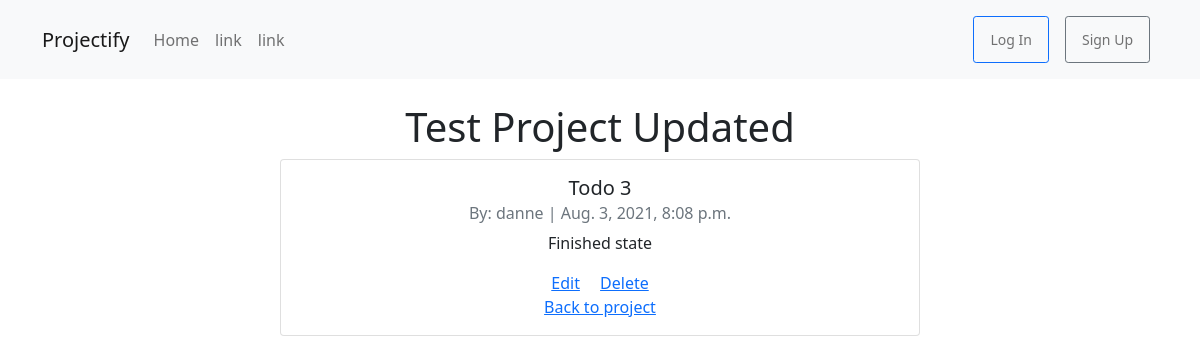
The page /projects/todo/3/detail/ on the database its author committed.
### projects/models.py (models this page shows, shortened)
class Todo(models.Model):
    project = models.ForeignKey(Project, on_delete=models.CASCADE, related_name='todos')
    title_todo = models.CharField(max_length=50)
    description_todo = models.TextField()
    creator_todo = models.ForeignKey(get_user_model(), on_delete=models.CASCADE)
    date_created_todo = models.DateTimeField(auto_now_add=True)
    state_todo = models.CharField(choices=[('Planning', 'Planning state'), ('Running', 'Running state'), ('Finished', 'Finnished state'),], default='Planning', max_length=20)

class Project(models.Model):
    title_project = models.CharField(max_length=50)
    description_project = models.TextField()
    creator_project = models.ForeignKey(get_user_model(), on_delete=models.CASCADE)
    date_created_project = models.DateTimeField(auto_now_add=True)
    def __str__(self):
        return self.title_project

### accounts/models.py (models this page shows)
class CustomUser(AbstractUser):
    first_name = models.CharField(max_length=20)
    last_name = models.CharField(max_length=20)
    age = models.PositiveIntegerField(null=True, blank=True)

### projects/views.py (the view)
# urls.py: path('todo/<int:pk>/detail/', TodoDetailView.as_view(), name='todo_detail'),
class TodoDetailView(DetailView):
    model = Todo
    template_name = 'projects/todos/todo_detail.html'

### templates/projects/todos/todo_detail.html (shortened to what this page needs)
{% extends 'base.html' %}
{% load crispy_forms_tags %}
{% block content %}
<br/>
<center>
<h1>{{ todo.project }}</h1>
<div class="card" style="width: 40rem;">
    <div class="card-body">
      <h5 class="card-title">{{ todo.title_todo }}</h5>
      <h6 class="card-subtitle mb-2 text-muted">By: {{ todo.creator_todo }} | {{ todo.date_created_todo }}</h6>
      <p class="card-text">{{ todo.description_todo }}</p>
      <a href="{% url 'todo_update' todo.pk %}" class="card-link">Edit</a>
      <a href="#" class="card-link">Delete</a>
      <br/>
      <a href="{% url 'project_detail' todo.project.pk %}" class="card-link">Back to project</a>
    </div>
  </div>
<br/>
{% endblock content %}

### rows shown on the page
Todo: project "Test Project Updated", title_todo "Todo 3", creator_todo "danne", date_created_todo "Aug. 3, 2021, 8:08 p.m.", description_todo "Finished state"
